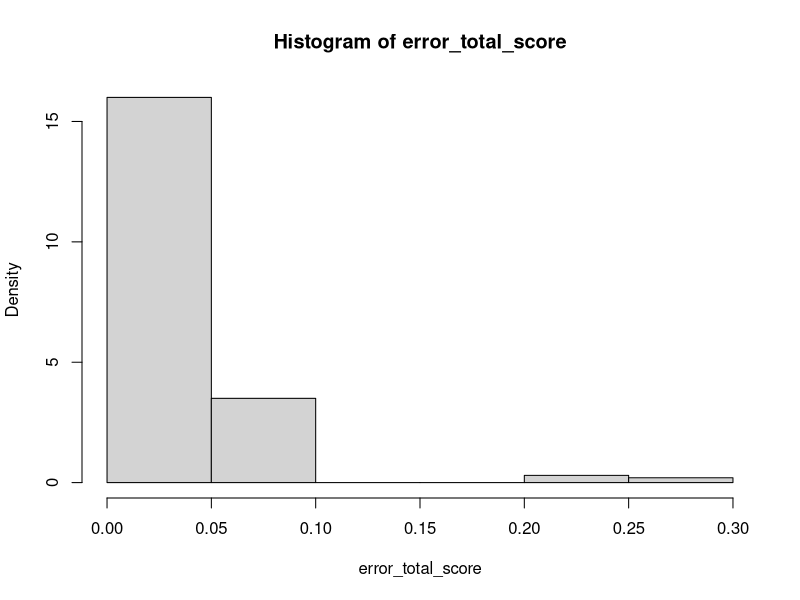

R code for this plot:
################################################
###              Validate model              ###
################################################

### Read top 200 cleaned data set ###
universities = read.csv(file='csv/universities-cleaned.csv',header=TRUE,sep=",",nrows=200)

### Predict score based on model ###
unilm = lm(total_score~teaching+international+research+citations+income+student_staff_ratio,
              data=universities)
universities$predict_score = as.numeric(round(predict.lm(unilm),3))

### Assign rank based on prediction
prediction = universities[ , which(names(universities) %in% c("id", "predict_score"))]
prediction = prediction[order(-prediction$predict_score),]
prediction$predict_rank = 1:nrow(prediction)
# If universities had the same score, they should get the same rank
for (i in 2:nrow(prediction))
{
  if (prediction$predict_score[i] == prediction$predict_score[i-1])
  {
    prediction$predict_rank[i] = prediction$predict_rank[i-1]
  }
}

### Compare predicted and actual rank
uni_info = read.csv(file='csv/universities-info.csv',header=TRUE,sep=",",nrows=200)
result = merge(prediction, uni_info[c(1,4,5)], by="id")
exact = sum(result$predict_rank == result$world_rank)
one_off = sum(abs(result$predict_rank-result$world_rank) <= 1)
at_most_five = sum(abs(result$predict_rank-result$world_rank) <= 3)

# Since we gave ids from 1:200 when sorted on the world_rank it gives
# a more accurate score when we compare with id since world_rank can 
# have the same rank twice when two universities have the same score, 
# and thus some ranks are not given (eg 1, 2, 3, 4, 4, 6, 7, 8, 8, 10)

#exact = sum(result$predict_rank == result$id)
#one_off = sum(abs(result$predict_rank-result$id) <= 1)
#at_most_five = sum(abs(result$predict_rank-result$id) <= 3)

printResults = function(exact, one_off, at_most_five, nresult)
{
  cat("Accuracy of prediction top 200: \n");
  cat(paste("Exact matches:\t", (exact/nresult)*100.0, "%\n", sep=""));
  cat(paste("One off:\t", (one_off/nresult)*100.0, "%\n", sep=""));
  cat(paste("At most 3 off:\t", (at_most_five/nresult)*100.0, "%", sep=""));
}
printResults(exact, one_off, at_most_five, nrow(result))
error_total_score = abs(result$predict_score - result$total_score)
hist(error_total_score, prob=TRUE)
summary(error_total_score)